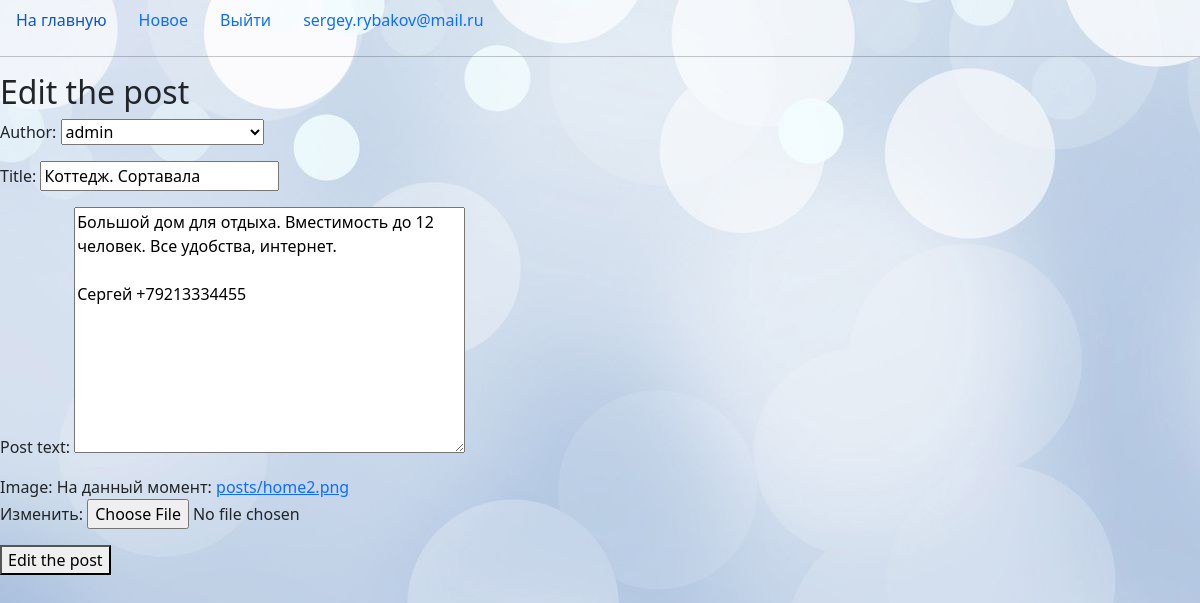
The app's page /blog/posts/10/edit/ (signed in) with its own data.
### users/models.py (models this page shows)
class CustomUser(AbstractUser):
    phone = models.CharField(max_length=20, verbose_name="Телефон")
    city = models.CharField(max_length=100, verbose_name="Город")
    image = models.ImageField(upload_to="users/", null=True, verbose_name="Image")

### blog/models.py (models this page shows, shortened)
class Post(models.Model):
    author = models.ForeignKey(User, on_delete=models.CASCADE, verbose_name="Author")
    title = models.CharField(max_length=200, verbose_name="Title")
    text = models.TextField(verbose_name="Post text")
    created_at = models.DateTimeField(default=timezone.now, verbose_name="Created at", editable=False)
    image = models.ImageField(upload_to='posts/', null=True, verbose_name='Image')
    slug = models.SlugField(max_length=200, unique=True, editable=False, null=True)
    class Meta:
        verbose_name = "Post"           # table name
        verbose_name_plural = "Posts"   # table name plural

### blog/views.py (the view)
# urls.py: path('posts/<int:pk>/edit/', post_edit, name='post_edit'),
@login_required
def post_edit(request, pk):
    post = get_object_or_404(Post, pk=pk)
    if request.method == "POST":
        form = PostForm(data=request.POST, instance=post)
        if form.is_valid():
            form.save()
            return post_list(request)
    else:
        form = PostForm(instance=post)
    context = {
        'form': form,
        'title': 'Edit post'
    }
    return render(request, template_name='blog/post_edit.html', context=context)

### blog/forms.py
class PostForm(forms.ModelForm):
    def __init__(self, *args, **kwargs):
        author = kwargs.pop('author', None)
        super(PostForm, self).__init__(*args, **kwargs)
        if author:
            self.fields['author'].initial = author
            self.fields['author'].disabled = True
    class Meta:
        model = Post
        fields = ['author', 'title', 'text', 'image']

### blog/templates/blog/post_edit.html (shortened to what this page needs)
{% extends 'blog/base.html' %}
{% block content %}
<h2>Edit the post</h2>
<form action="" method="post">
    {{ form.as_p }}
    <button type="submit">Edit the post</button>
</form>
{% endblock content %}

### blog/templates/blog/base.html (shortened to what this page needs)
{% load static %}
<!DOCTYPE html>
<html lang="en">
<head>
    <link href="https://cdn.jsdelivr.net/npm/bootstrap@5.3.3/dist/css/bootstrap.min.css" rel="stylesheet">
</head>
<body style="background-image: url('{% static 'img/background2.png' %}')">
<nav class="nav">
  <a class="nav-link" href="{% url 'blog:index' %}">На главную</a>
  {% if user.is_authenticated %}
  <a class="nav-link" href="{% url 'blog:add_post' %}">Новое</a>
  <a class="nav-link" href="{% url 'users:logout' %}">Выйти</a>
  <a class="nav-link" href="{% url 'users:detail' pk=user.pk %}">{{user.username}}</a>
  {% endif %}
</nav>
<hr>
{% block content %}
{% endblock content %}
</body>
</html>

### records on screen
CustomUser: username "sergey.rybakov@mail.ru"
Post: author "admin", title "Коттедж. Сортавала", text "Большой дом для отдыха. Вместимость до 12 человек. Все удобства, интернет. Сергей +79213334455"
